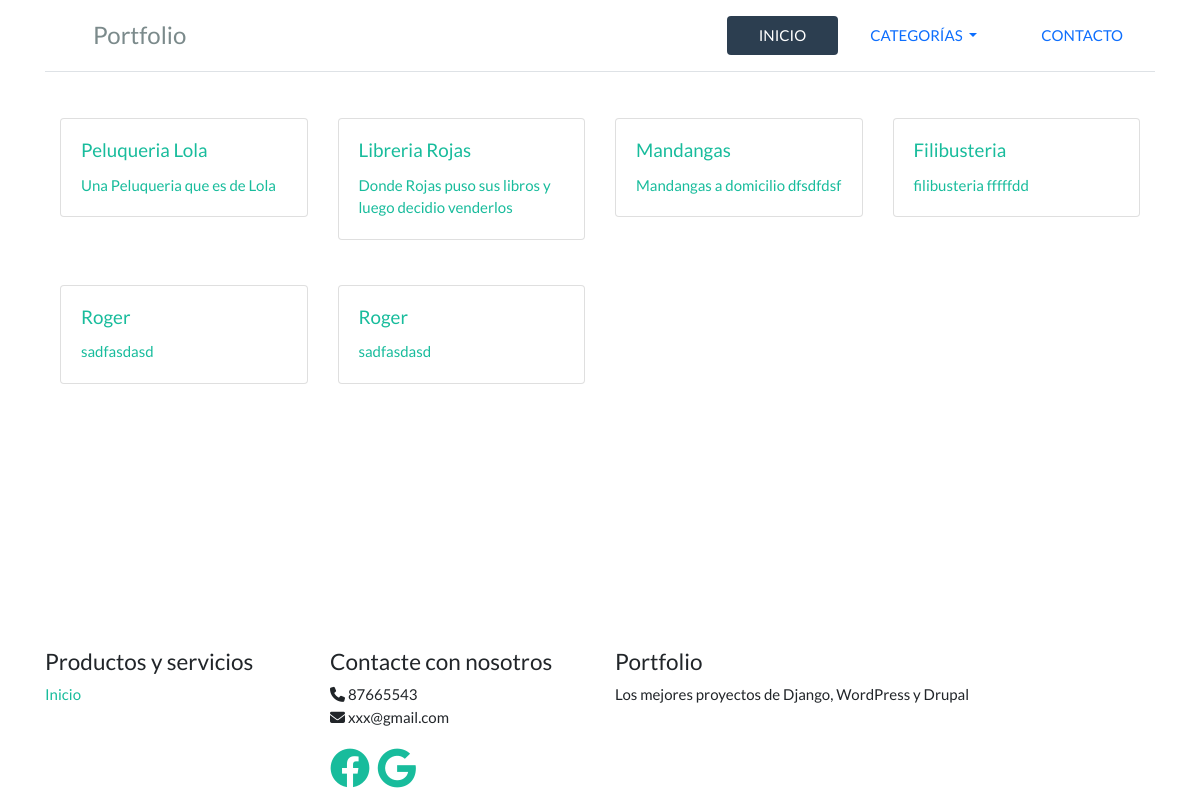
The app's page /, older data.
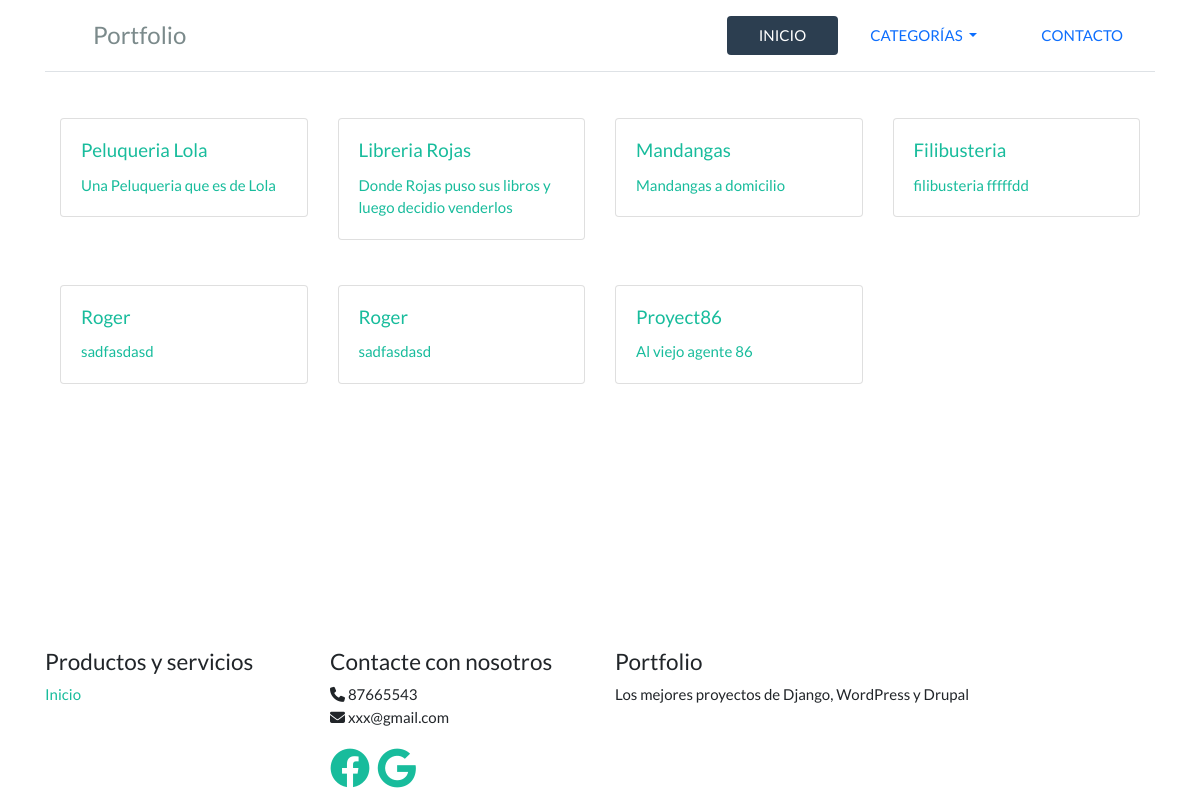
The same page, newer data.
### portfolioapp/models.py (models this page shows, shortened)
class Proyecto(models.Model):
    categorias = models.ManyToManyField(Categoria, verbose_name='Categoria', related_name="proyectos")
    titulo = models.CharField(max_length = 250, verbose_name='Titulo', null=False, blank=False)
    descripcion = models.TextField(verbose_name='Descripcion', null=False, blank=False)
    year = models.IntegerField(verbose_name='Año', null=False, blank=False)
    fecha_creacion = models.DateTimeField(verbose_name='Fecha creación' , default=now)
    imagen = models.ImageField(verbose_name = 'Imagen', null=True, blank=True)

### portfolioapp/views.py (the view)
# urls.py: path('', views.HomeView.as_view(), name='home'),
class HomeView(TemplateView):
    template_name = 'portfolio/home.html'
    def get_context_data(self, **kwargs):
        context = super(HomeView, self).get_context_data(**kwargs)
        cat_id = kwargs.get('cat_id')
        context['proyectos'] = Proyecto.objects.filter(categorias__id=cat_id) if cat_id else Proyecto.objects.all()
        return context

### portfolioapp/templatetags/categorias_dropdown.py (called while the page is built)
@register.inclusion_tag('portfolio/categorias_dropdown.html')
def categorias_dropdown():
    categorias = Categoria.objects.all()
    return {'categorias': categorias}

### templates/portfolio/home.html (shortened to what this page needs)
{% extends 'portfolio/base.html' %}
{% load static %}
{% block content %}
<div>
	<div class="container mb-5">
		<div class="row">
		{% if proyectos %}
			{% for proyecto in proyectos %}
				<div class="col-sm-3">
					<a href="{% url 'proyecto_update' pk=proyecto.id %}" class="p-5">
						<div class="card">
							<div class="card-body">
								<h5 class="card-title">{{ proyecto.titulo }}</h5>
								<p class="card-text">{{ proyecto.descripcion }}</p>
							</div>
						</div>
					</a>
				</div>
			{% endfor %}
		{% else %}
			<p>No se han encontrado proyectos</p>
		{% endif %}
		</div>
	</div>
</div>
{% endblock %}

Row changes from the older to the newer data that the page shows:
changed Proyecto "Mandangas": descripcion "Mandangas a domicilio dfsdfdsf" → "Mandangas a domicilio"
added Proyecto: titulo "Proyect86", descripcion "Al viejo agente 86"
